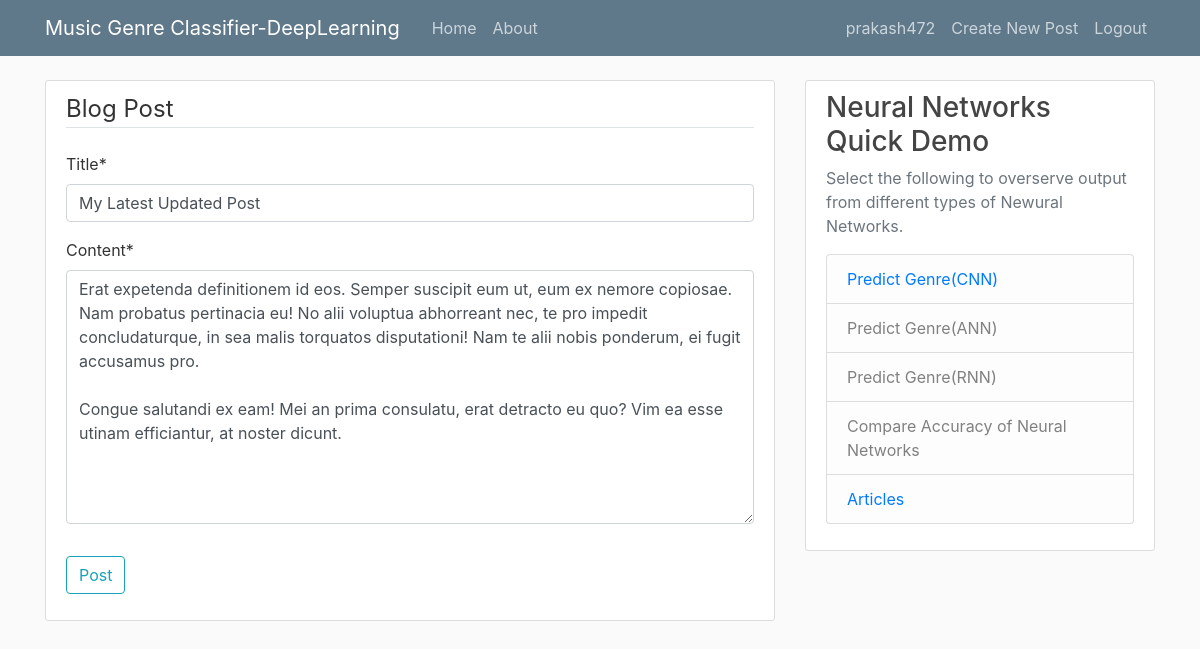
The app's page /blogs/post/24/update/ (signed in) with its own data.
### blog/models.py (models this page shows, shortened)
class Post(models.Model):
    title=models.CharField(max_length=100)
    content=models.TextField()
    date_posted=models.DateTimeField(default=timezone.now)
    review_positive=models.FloatField(default=0.0)
    author=models.ForeignKey(User, on_delete=models.CASCADE)

### blog/views.py (the view, shortened to what this page needs)
# urls.py: path('post/<int:pk>/update/', PostUpdateView.as_view(), name="post-update"),
class PostUpdateView(LoginRequiredMixin,UserPassesTestMixin,UpdateView):
    model=Post
    fields=["title","content"]
    def test_func(self):
        post=self.get_object()
        if self.request.user==post.author:
            return True
        return False

### blog/templates/blog/post_form.html (shortened to what this page needs)
{% extends "blog/base.html" %}
{% load crispy_forms_tags %}
{% block content %}
<div class="content-section">
    <form method="POST">
        <fieldset class="form-group">
            <legend class="border-bottom mb-4"> Blog Post</legend>
            {{form|crispy}}
        </fieldset>
        <div class="form-group">
            <button class="btn btn-outline-info" type="submit">Post</button>
        </div>
    </form>
</div>
{% endblock content %}

### blog/templates/blog/base.html (shortened to what this page needs)
{% load static %}
<!DOCTYPE html>
<html lang="en">
<head>
    <link rel="stylesheet" href="https://stackpath.bootstrapcdn.com/bootstrap/4.3.1/css/bootstrap.min.css">
    <link rel="stylesheet" type="text/css" href="{% static 'blog/main.css' %}">
</head>
<body>
    <header class="site-header">
      <nav class="navbar navbar-expand-md navbar-dark bg-steel fixed-top">
        <div class="container">
          <a class="navbar-brand mr-4" href="{% url 'main-home' %}">Music Genre Classifier-DeepLearning</a>
          <div class="collapse navbar-collapse" id="navbarToggle">
            <div class="navbar-nav mr-auto">
              <a class="nav-item nav-link" href="{% url 'main-home' %}">Home</a>
              <a class="nav-item nav-link" href="{% url 'blog-about' %}">About</a>
            </div>
            <div class="navbar-nav">
              {% if user.is_authenticated %}
              <a class="nav-item nav-link" href="{% url 'profile' %}">{{user.username}}</a>
              <a class="nav-item nav-link" href="{% url 'post-create' %}">Create New Post</a>
              <a class="nav-item nav-link" href="{% url 'logout' %}">Logout</a>
              {% else %}
              <a class="nav-item nav-link" href="{% url 'login' %}">Login</a>
              <a class="nav-item nav-link" href="{% url 'register' %}">Register</a>
              {% endif %}
            </div>
          </div>
        </div>
      </nav>
    </header>
    <main role="main" class="container">
        <div class="row">
          <div class="col-md-8">
            {% block content %}{% endblock %}
          </div>
          <div class="col-md-4">
            <div class="content-section">
              <h3>Neural Networks Quick Demo</h3>
              <p class='text-muted'>Select the following to overserve output from different types of Newural Networks.
                <ul class="list-group">
                  <li class="list-group-item list-group-item-light"><a href="{% url 'predict-cnn' %}">Predict Genre(CNN)</a></li>
                  <li class="list-group-item list-group-item-light">Predict Genre(ANN)</li>
                  <li class="list-group-item list-group-item-light">Predict Genre(RNN)</li>
                  <li class="list-group-item list-group-item-light">Compare Accuracy of Neural Networks</li>
                  <li class="list-group-item list-group-item-light"><a href="{% url 'blog-home' %}">Articles</a></li>
                </ul>
              </p>
            </div>
          </div>
        </div>
      </main>
</body>
</html>

### blog/static/blog/main.css (style rules this page uses)
body { background: #fafafa; color: #333333; margin-top: 5rem; }
h1, h2, h3, h4, h5, h6 { color: #444444; }
ul { margin: 0; }
.bg-steel { background-color: #5f788a; }
.site-header .navbar-nav .nav-link { color: #cbd5db; }
.content-section { background: #ffffff; padding: 10px 20px; border: 1px solid #dddddd; border-radius: 3px; margin-bottom: 20px; }

### records on screen
Post: title "My Latest Updated Post", content "Erat expetenda definitionem id eos. Semper suscipit eum ut, eum ex nemore copiosae. Nam probatus pertinacia eu! No alii voluptua abhorreant nec, te pro impedit concludaturque, in sea malis torquatos disputationi! Nam te alii nobis ponderum, ei fugit accusamus pro. Congue salutandi ex eam! Mei an prima consulatu, erat detracto eu quo? Vim ea esse utinam efficiantur, at noster dicunt."

### other values on screen
{{ user.username }} "prakash472"
